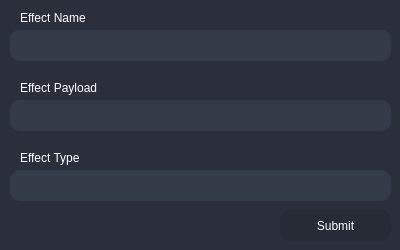
<?xml version="1.0" encoding="UTF-8"?>
<ui version="4.0">
 <author>Milan338</author>
 <class>Form</class>
 <widget class="QWidget" name="Form">
  <property name="geometry">
   <rect>
    <x>0</x>
    <y>0</y>
    <width>400</width>
    <height>250</height>
   </rect>
  </property>
  <property name="minimumSize">
   <size>
    <width>400</width>
    <height>250</height>
   </size>
  </property>
  <property name="maximumSize">
   <size>
    <width>400</width>
    <height>250</height>
   </size>
  </property>
  <property name="windowTitle">
   <string>Form</string>
  </property>
  <property name="styleSheet">
   <string notr="true">background-color: rgb(43, 47, 59);</string>
  </property>
  <widget class="QLineEdit" name="input_effect_name">
   <property name="geometry">
    <rect>
     <x>10</x>
     <y>30</y>
     <width>381</width>
     <height>31</height>
    </rect>
   </property>
   <property name="styleSheet">
    <string notr="true">color: rgb(255, 255, 255);
background-color: rgb(51, 58, 72);
border-radius: 10px;</string>
   </property>
   <property name="text">
    <string/>
   </property>
  </widget>
  <widget class="QLineEdit" name="input_effect_payload">
   <property name="geometry">
    <rect>
     <x>10</x>
     <y>100</y>
     <width>381</width>
     <height>31</height>
    </rect>
   </property>
   <property name="styleSheet">
    <string notr="true">color: rgb(255, 255, 255);
background-color: rgb(51, 58, 72);
border-radius: 10px;</string>
   </property>
  </widget>
  <widget class="QPushButton" name="btn_submit">
   <property name="geometry">
    <rect>
     <x>280</x>
     <y>210</y>
     <width>111</width>
     <height>31</height>
    </rect>
   </property>
   <property name="styleSheet">
    <string notr="true">QPushButton
{
	color: rgb(255, 255, 255);
	background-color: rgb(39, 43, 54);
	border-radius: 10px;
}

QPushButton:hover
{
	background-color: rgb(51, 76, 100);
}

QPushButton:pressed 
{
	background-color: rgb(90, 164, 253);
}</string>
   </property>
   <property name="text">
    <string>Submit</string>
   </property>
  </widget>
  <widget class="QLabel" name="label_effect_name">
   <property name="geometry">
    <rect>
     <x>20</x>
     <y>10</y>
     <width>81</width>
     <height>16</height>
    </rect>
   </property>
   <property name="styleSheet">
    <string notr="true">color: rgb(255, 255, 255);</string>
   </property>
   <property name="text">
    <string>Effect Name</string>
   </property>
  </widget>
  <widget class="QLabel" name="label_effect_payload">
   <property name="geometry">
    <rect>
     <x>20</x>
     <y>80</y>
     <width>81</width>
     <height>16</height>
    </rect>
   </property>
   <property name="styleSheet">
    <string notr="true">color: rgb(255, 255, 255);</string>
   </property>
   <property name="text">
    <string>Effect Payload</string>
   </property>
  </widget>
  <widget class="QLabel" name="label_error">
   <property name="geometry">
    <rect>
     <x>10</x>
     <y>220</y>
     <width>231</width>
     <height>20</height>
    </rect>
   </property>
   <property name="styleSheet">
    <string notr="true">color: rgb(255, 0, 0);</string>
   </property>
   <property name="text">
    <string/>
   </property>
  </widget>
  <widget class="QPushButton" name="btn_effect_types">
   <property name="geometry">
    <rect>
     <x>10</x>
     <y>170</y>
     <width>381</width>
     <height>31</height>
    </rect>
   </property>
   <property name="styleSheet">
    <string notr="true">QPushButton
{
	color: rgb(255, 255, 255);
	background-color: rgb(51, 58, 72);
	border-radius: 10px;
 	text-align: left;
	padding: 2px;
}

QPushButton:hover
{
	background-color: rgb(51, 76, 100);
}

QPushButton:pressed 
{
	background-color: rgb(90, 164, 253);
}</string>
   </property>
   <property name="text">
    <string/>
   </property>
  </widget>
  <widget class="QLabel" name="label_effect_type">
   <property name="geometry">
    <rect>
     <x>20</x>
     <y>150</y>
     <width>81</width>
     <height>16</height>
    </rect>
   </property>
   <property name="styleSheet">
    <string notr="true">color: rgb(255, 255, 255);</string>
   </property>
   <property name="text">
    <string>Effect Type</string>
   </property>
  </widget>
 </widget>
 <resources/>
 <connections/>
</ui>
